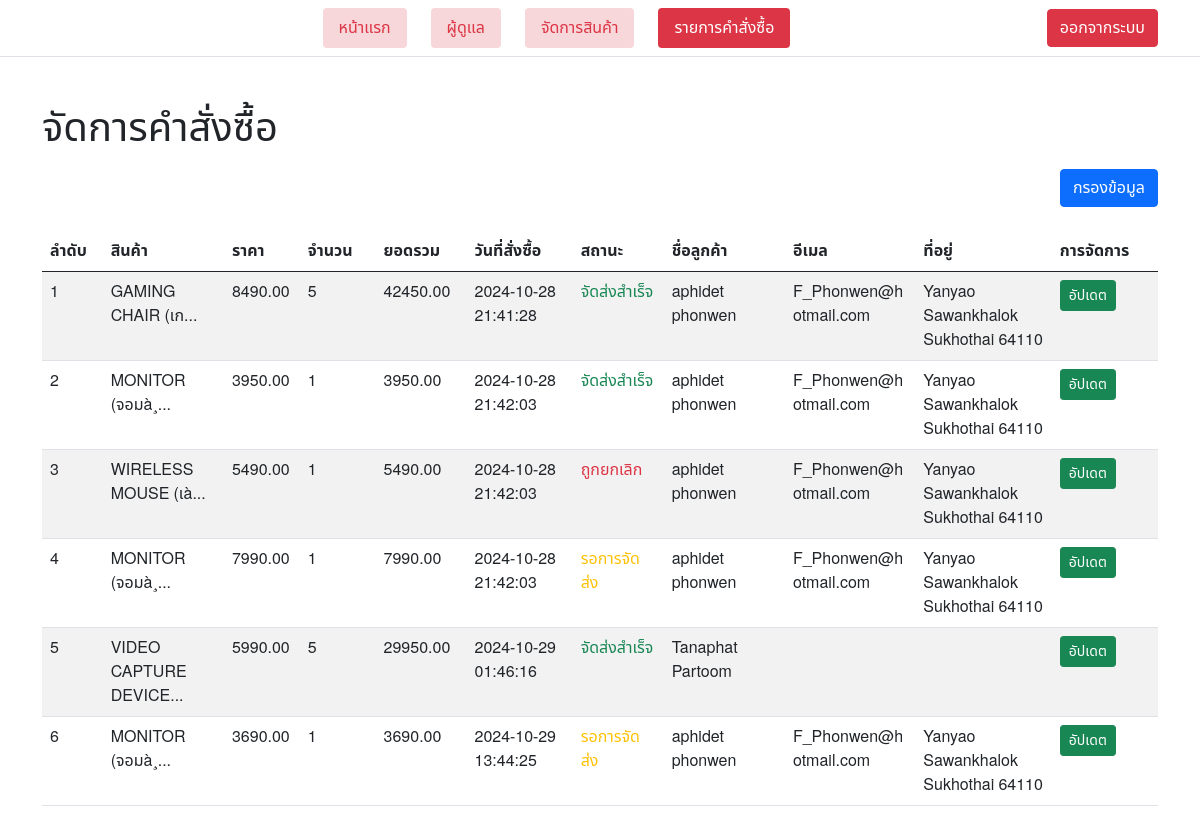
The app's page /admin/manage_order.php (signed in) with its own data.
### tables this page shows
CREATE TABLE `orders` (
  `id` int(11) NOT NULL,
  `user_id` int(10) NOT NULL,
  `product_id` int(10) NOT NULL,
  `price` decimal(10,2) NOT NULL,
  `qty` int(40) NOT NULL,
  `total` decimal(10,2) NOT NULL,
  `order_date` datetime NOT NULL,
  `status` varchar(50) NOT NULL,
  `customer_name` varchar(255) NOT NULL,
  `customer_email` varchar(255) NOT NULL,
  `customer_address` varchar(255) NOT NULL
);

CREATE TABLE `products` (
  `id` int(10) NOT NULL,
  `name` varchar(100) NOT NULL,
  `description` text NOT NULL,
  `price` decimal(10,2) NOT NULL,
  `discount` varchar(1) NOT NULL DEFAULT '0',
  `discounted_price` decimal(10,2) NOT NULL,
  `category` int(2) NOT NULL,
  `available` varchar(1) NOT NULL,
  `created_at` datetime DEFAULT current_timestamp(),
  `file_name` varchar(255) NOT NULL
);

### admin/manage_order.php (the view, shortened to what this page needs)
<?php include('partials/header.php'); ?>
<div class="container mt-5">
    <h1>จัดการคำสั่งซื้อ</h1>
    <button type="button" class="btn btn-primary mt-2 mb-4 float-end" data-bs-toggle="modal" data-bs-target="#filterOrderModal">
        กรองข้อมูล
    </button>
    <table class="table table-striped table-hover mt-5">
        <thead>
            <tr>
                <th style="width: 20px;">ลำดับ</th>
                <th style="width: 40px;">สินค้า</th>
                <th style="width: 25px;">ราคา</th>
                <th style="width: 25px;">จำนวน</th>
                <th style="width: 30px;">ยอดรวม</th>
                <th style="width: 35px;">วันที่สั่งซื้อ</th>
                <th style="width: 30px;">สถานะ</th>
                <th style="width: 40px;">ชื่อลูกค้า</th>
                <th style="width: 43px;">อีเมล</th>
                <th style="width: 45px;">ที่อยู่</th>
                <th style="width: 35px;">การจัดการ</th>
            </tr>
        </thead>
        <tbody>
            <?php
            include('../connect.php');
            $sql = "SELECT orders.*, products.name FROM orders INNER JOIN products ON orders.product_id = products.id";
            $result = mysqli_query($conn, $sql);
            $row = mysqli_num_rows($result);
            $sn = 1;
            if ($row > 0) {
                while ($data = mysqli_fetch_array($result)) {
                    $id = $data['id'];
                    $product = $data['name'];
                    $price = $data['price'];
                    $qty = $data['qty'];
                    $total = $data['total'];
                    $order_date = $data['order_date'];
                    $status = $data['status'];
                    $customer_name = $data['customer_name'];
                    $customer_email = $data['customer_email'];
                    $customer_address = $data['customer_address'];
            ?>
                    <tr>
                        <td><?php echo $sn++; ?></td>
                        <td><?php echo strlen($product) > 20 ? substr($product, 0, 20) . "..." : $product; ?></td>
                        <td><?php echo $price; ?></td>
                        <td><?php echo $qty; ?></td>
                        <td><?php echo $total; ?></td>
                        <td><?php echo $order_date; ?></td>
                        <td>
                            <?php
                            if ($status == '1') {
                                echo '<span class="text-warning">รอการจัดส่ง</span>';
                            } elseif ($status == '2') {
                                echo '<span class="text-success">จัดส่งสำเร็จ</span>';
                            } elseif ($status == '0') {
                                echo '<span class="text-danger">ถูกยกเลิก</span>';
                            }
                            ?>
                        </td>
                        <td><?php echo $customer_name; ?></td>
                        <td><?php echo $customer_email; ?></td>
                        <td><?php echo $customer_address; ?></td>
                        <td>
                            <button type="button" class="btn btn-success btn-sm"
                                data-bs-toggle="modal"
                                data-bs-target="#updateOrderModal"
                                data-id="<?php echo $id; ?>"
                                data-status="<?php echo $status; ?>">
                                อัปเดต
                            </button>
                        </td>
                    </tr>
                <?php
                }
            } else {
                ?>
                <tr>
                    <td colspan="11" class="text-center">ไม่พบข้อมูลคำสั่งซื้อในช่วงเวลาที่เลือก</td>
                </tr>
            <?php
            }
            ?>
        </tbody>
    </table>
</div>
<?php include('partials/footer.php'); ?>

### admin/css/styles.css (style rules this page uses)
* { font-family: "Noto Sans Thai", "Helvetica Neue", sans-serif; }
html, body { height: 100%; margin: 0; }
body { display: flex; flex-direction: column; }
.container { flex: 1; }
table { table-layout: fixed; width: 100%; }
th, td { text-align: start; word-wrap: break-word; }

### records on screen
orders: product.name "GAMING CHAIR (เก", price "8490.00", qty "5", total "42450.00", order_date "2024-10-28 21:41:28", status "จัดส่งสำเร็จ", customer_name "aphidet phonwen", customer_email "F_Phonwen@hotmail.com", customer_address "Yanyao Sawankhalok Sukhothai 64110"
orders: product.name "MONITOR (จอมà¸", price "3950.00", qty "1", total "3950.00", order_date "2024-10-28 21:42:03", status "จัดส่งสำเร็จ", customer_name "aphidet phonwen", customer_email "F_Phonwen@hotmail.com", customer_address "Yanyao Sawankhalok Sukhothai 64110"
orders: product.name "WIRELESS MOUSE (เà", price "5490.00", qty "1", total "5490.00", order_date "2024-10-28 21:42:03", status "ถูกยกเลิก", customer_name "aphidet phonwen", customer_email "F_Phonwen@hotmail.com", customer_address "Yanyao Sawankhalok Sukhothai 64110"
orders: product.name "MONITOR (จอมà¸", price "7990.00", qty "1", total "7990.00", order_date "2024-10-28 21:42:03", status "รอการจัดส่ง", customer_name "aphidet phonwen", customer_email "F_Phonwen@hotmail.com", customer_address "Yanyao Sawankhalok Sukhothai 64110"
orders: product.name "VIDEO CAPTURE DEVICE", price "5990.00", qty "5", total "29950.00", order_date "2024-10-29 01:46:16", status "จัดส่งสำเร็จ", customer_name "Tanaphat Partoom"
orders: product.name "MONITOR (จอมà¸", price "3690.00", qty "1", total "3690.00", order_date "2024-10-29 13:44:25", status "รอการจัดส่ง", customer_name "aphidet phonwen", customer_email "F_Phonwen@hotmail.com", customer_address "Yanyao Sawankhalok Sukhothai 64110"
